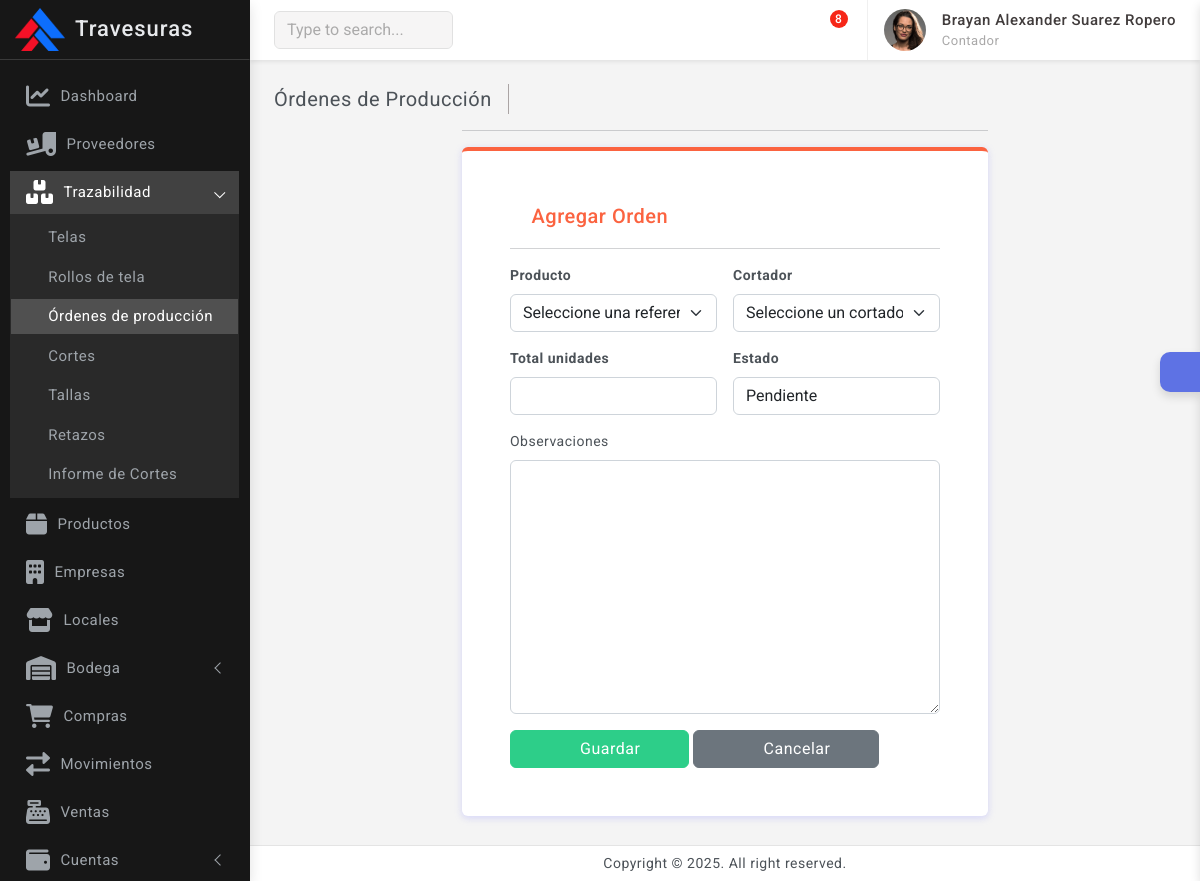
The app's page /trazabilidad/ordenes_produccion/agregar/ (signed in) with its own data.
### empresas/models.py (models this page shows, shortened)
class Empresa(models.Model):
    razon_social            = models.CharField(max_length=100)
    nit                     = models.CharField(max_length=20, unique=True)
    telefono                = models.CharField(max_length=20, unique=True)
    correo                  = models.EmailField(max_length=100, unique=True)
    logo                    = models.ImageField(upload_to='empresas', blank=False, null=False)

### usuarios/models.py (models this page shows)
class PerfilUsuario(models.Model):
    usuario                             = models.OneToOneField(Usuario, on_delete=models.CASCADE)
    nombre                              = models.CharField(max_length=50)
    apellido                            = models.CharField(max_length=50)
    documento                           = models.IntegerField(unique=True)
    telefono                            = models.IntegerField(unique=True)
    cargo                               = models.ForeignKey(Cargo, on_delete=models.CASCADE, related_name="Cargo")
    def __str__(self):
        return f"{self.nombre} {self.apellido}"
    def full_name(self):
        return f'{self.nombre} {self.apellido}'

class Cargo(models.Model):
    nombre  = models.CharField(max_length=50, unique=True)
    area    = models.ForeignKey(Area, on_delete=models.CASCADE, related_name="Area_relacionada")
    def __str__(self):
        return self.nombre

### trazabilidad/views.py (the view)
# urls.py: path('ordenes_produccion/agregar/', views.agregar_orden, name='agregar_orden'),
@login_required(login_url='login')
def agregar_orden(request):
    if request.method == 'POST':
        form = OrdenProduccionForm(request.POST)
        if form.is_valid():
            form.save()
            messages.success(request, "Orden de producción agregada correctamente.")
            return redirect('ordenes_produccion')
    else:
        form = OrdenProduccionForm()
    return render(request, 'trazabilidad/ordenes_produccion/form_orden.html', {'form': form, 'accion': 'Agregar'})

### trazabilidad/forms.py
class OrdenProduccionForm(forms.ModelForm):
    class Meta:
        model = OrdenProduccion
        fields = '__all__'
    def __init__(self, *args, **kwargs):
        super().__init__(*args, **kwargs)
        for field_name, field in self.fields.items():
            field.widget.attrs.update({'class': 'form-control'})
            if field.required:
                field.label = f"<strong>{field.label if field.label else field_name}</strong>"
        self.fields['producto'].label_from_instance = lambda obj: obj.referencia
        self.fields['producto'].empty_label = "Seleccione una referencia"
        self.fields['producto'].widget.attrs.update({'class': 'form-select'})
        self.fields['cortador'].empty_label = "Seleccione un cortador"
        self.fields['cortador'].widget.attrs.update({'class': 'form-select'})
        if 'observaciones' in self.fields:
            observaciones_field = self.fields.pop('observaciones')
            self.fields['observaciones'] = observaciones_field

### notificaciones/context_processors.py (called while the page is built)
def notificaciones_context(request):
    if request.user.is_authenticated:
        notificaciones = Notificacion.objects.filter(user=request.user, leida=False).order_by('-fecha_creacion')
    else:
        notificaciones = []
    return {'notificaciones': notificaciones}

### outfitcore/context_processors.py (called while the page is built)
def global_context(request):
    user = None
    perfil = None
    contrato = None
    empresas = None
    if request.user.is_authenticated:
        user = request.user
        perfil = PerfilUsuario.objects.filter(usuario=request.user).first()
        if perfil:
            contrato = Contrato.objects.filter(perfil=perfil).first()
    empresas = Empresa.objects.all
    empresa_id = request.session.get('empresa_id')
    empresa_activa = None
    if empresa_id:
        empresa_activa = Empresa.objects.filter(id=empresa_id).first()
    return {
        'perfil': perfil,
        'user': user,
        'contrato': contrato,
        'empresas': empresas,
        'empresa_id': empresa_id,
        'empresa_activa': empresa_activa,
    }

### templates/trazabilidad/ordenes_produccion/form_orden.html (shortened to what this page needs)
{% extends 'base.html' %}
{% block content %}
<div class="page-wrapper">
    <div class="page-content">
        <div class="page-breadcrumb d-none d-sm-flex align-items-center mb-3">
            <div class="breadcrumb-title pe-3">Órdenes de Producción</div>
            <div class="ps-3">
                <nav aria-label="breadcrumb">
                    <ol class="breadcrumb mb-0 p-0">
                        <li class="breadcrumb-item"><a href="{% url 'home' %}"><i class="bx bx-home-alt"></i></a></li>
                    </ol>
                </nav>
            </div>
        </div>
        <div class="col-xl-7 mx-auto">
            <hr />
            <div class="card border-top border-0 border-4 border-warning">
                <div class="card-body p-5">
                    <div class="card-title d-flex align-items-center">
                        <div><i class="bx bx-receipt me-1 font-22 text-warning"></i></div>
                        <h5 class="mb-0 text-warning">{{ accion }} Orden</h5>
                    </div>
                    <hr>
                    <form method="POST" class="row g-3 needs-validation" novalidate>
                        {% for field in form %}
                            {% if field.name == "observaciones" %}
                                <div class="col-12">
                            {% else %}
                                <div class="col-md-6">
                            {% endif %}
                                    <label for="{{ field.id_for_label }}" class="form-label">{{ field.label|safe }}</label>
                                    {{ field }}
                                </div>
                        {% endfor %}
                        <div class="col-12">
                            <button type="submit" class="btn btn-success px-5">
                                <i class="bx bx-save"></i> Guardar
                            </button>
                            <a href="{% url 'ordenes_produccion' %}" class="btn btn-secondary px-5">
                                <i class="bx bx-arrow-back"></i> Cancelar
                            </a>
                        </div>
                    </form>
                </div>
            </div>
        </div>
    </div>
</div>
{% endblock %}

### templates/includes/dashboard_sidebar.html (shortened to what this page needs)
{% load static %}
<div class="sidebar-wrapper" data-simplebar="true">
    <div class="sidebar-header">
        {% if empresa_activa %}
            <div>
                <img src="{{ empresa_activa.logo.url }}" class="logo-icon" alt="logo icon">
            </div>
            <div>
                <h4 class="logo-text">{{ empresa_activa.razon_social }}</h4>
            </div>
            <div class="toggle-icon ms-auto"><i class='bx bx-arrow-to-left'></i>
            </div>
        {% else %}
            <div>
                <h4 class="logo-text">Administrador</h4>
            </div>
            <div class="toggle-icon ms-auto"><i class='bx bx-arrow-to-left'></i>
            </div>
        {% endif %}
    </div>
    <ul class="metismenu" id="menu">
        <li>
            <a href="{% url 'home' %}">
                <div class="parent-icon"><i class='fas fa-chart-line'></i></div>
                <div class="menu-title">Dashboard</div>
            </a>
        </li>
        <li>
            <a href="{% url 'proveedores' %}">
                <div class="parent-icon"><i class="fas fa-truck-loading"></i>
                </div>
                <div class="menu-title">Proveedores</div>
            </a>
        </li>
        {% with request.path as path %}
        <li class="{% if '/trazabilidad/' in path %}mm-active{% endif %}">
            <a href="#" class="has-arrow" aria-expanded="{% if '/trazabilidad/' in path %}true{% else %}false{% endif %}">
                <div class="parent-icon"><i class='fas fa-boxes'></i></div>
                <div class="menu-title">Trazabilidad</div>
            </a>
            <ul class="{% if '/trazabilidad/' in path %}mm-collapse mm-show{% else %}mm-collapse{% endif %}">
                <li class="{% if '/trazabilidad/telas/' in path %}active mm-active{% endif %}">
                    <a href="{% url 'telas' %}"><i class="bx bx-right-arrow-alt"></i> Telas</a>
                </li>
                <li class="{% if '/trazabilidad/rollos/' in path %}active mm-active{% endif %}">
                    <a href="{% url 'rollos' %}"><i class="bx bx-right-arrow-alt"></i> Rollos de tela</a>
                </li>
                <li class="{% if '/trazabilidad/ordenes_produccion/' in path %}active mm-active{% endif %}">
                    <a href="{% url 'ordenes_produccion' %}"><i class="bx bx-right-arrow-alt"></i> Órdenes de producción</a>
                </li>
                <li class="{% if '/trazabilidad/cortes/' in path %}active mm-active{% endif %}">
                    <a href="{% url 'cortes' %}"><i class="bx bx-right-arrow-alt"></i> Cortes</a>
                </li>
                <li class="{% if '/trazabilidad/tallas_corte/' in path %}active mm-active{% endif %}">
                    <a href="{% url 'tallas' %}"><i class="bx bx-right-arrow-alt"></i> Tallas</a>
                </li>
                <li class="{% if '/trazabilidad/retazos_tela/' in path %}active mm-active{% endif %}">
                    <a href="{% url 'retazos' %}"><i class="bx bx-right-arrow-alt"></i> Retazos</a>
                </li>
                <li class="{% if '/trazabilidad/informe_cortes/' in path %}active mm-active{% endif %}">
                    <a href="{% url 'informe_cortes' %}"><i class="bx bx-right-arrow-alt"></i> Informe de Cortes</a>
                </li>
            </ul>
        </li>
        {% endwith %}
        {% with request.path as path %}
        <li class="{% if '/productos/' in path %}mm-active{% endif %}">
            <a href="{% url 'productos' %}">
                <div class="parent-icon"><i class='fas fa-box'></i>
                </div>
                <div class="menu-title">Productos</div>
            </a>
        </li>
        {% endwith %}
        {% with request.path as path %}
        <li class="{% if '/empresas/' in path %}mm-active{% endif %}">
            <a href="{% url 'empresas' %}">
                <div class="parent-icon"><i class='fas fa-building'></i>
                </div>
                <div class="menu-title">Empresas</div>
            </a>
        </li>
        {% endwith %}
        {% with request.path as path %}
        <li class="{% if '/locales/' in path %}mm-active{% endif %}">
            <a href="{% url 'locales' %}">
                <div class="parent-icon"><i class='fas fa-store'></i>
                </div>
                <div class="menu-title">Locales</div>
            </a>
        </li>
        {% endwith %}
        {% with request.path as path %}
        <li class="{% if '/bodega/' in path %}mm-active{% endif %}">
            <a href="#" class="has-arrow" aria-expanded="{% if '/bodega/' in path %}true{% else %}false{% endif %}">
                <div class="parent-icon"><i class='fas fa-warehouse'></i>
                </div>
                <div class="menu-title">Bodega</div>
            </a>
        </li>
        {% endwith %}
        <li>
            <a href="#">
                <div class="parent-icon"><i class="fas fa-shopping-cart"></i>
                </div>
                <div class="menu-title">Compras</div>
            </a>
        </li>
        <li>
            <a href="#">
                <div class="parent-icon"> <i class="fas fa-exchange-alt"></i>
                </div>
                <div class="menu-title">Movimientos</div>
            </a>
        </li>
        <li>
            <a href="{% url 'lista_ventas' %}">
                <div class="parent-icon"><i class='fas fa-cash-register'></i>
                </div>
                <div class="menu-title">Ventas</div>
            </a>
        </li>
        <li>
            <a href="#" class="has-arrow">
                <div class="parent-icon"><i class="fas fa-wallet"></i>
                </div>
                <div class="menu-title">Cuentas</div>
            </a>
        </li>
    </ul>
</div>

### templates/includes/navbar.html (shortened to what this page needs)
{% load static %}
<header>
    <div class="topbar d-flex align-items-center">
        <nav class="navbar navbar-expand">
            <div class="search-bar flex-grow-1">
                <div class="position-relative search-bar-box">
                    <input type="text" class="form-control search-control" placeholder="Type to search..."> <span class="position-absolute top-50 search-show translate-middle-y"><i class='bx bx-search'></i></span>
                </div>
            </div>
            <div class="top-menu ms-auto">
                <ul class="navbar-nav align-items-center">
                    <li class="nav-item dropdown dropdown-large">
                        <a class="nav-link dropdown-toggle dropdown-toggle-nocaret" href="#" role="button" data-bs-toggle="dropdown" aria-expanded="false">	<i class='bx bx-category'></i>
                        </a>
                    </li>
                    <li class="nav-item dropdown dropdown-large">
                        <a class="nav-link dropdown-toggle dropdown-toggle-nocaret position-relative" href="#" role="button" data-bs-toggle="dropdown" aria-expanded="false">
                            <i class='bx bx-bell'></i>
                        </a>
                    </li>
                    <li class="nav-item dropdown dropdown-large">
                        <a class="nav-link dropdown-toggle dropdown-toggle-nocaret position-relative" href="#" role="button" data-bs-toggle="dropdown" aria-expanded="false"> <span class="alert-count">8</span>
                            <i class='bx bx-comment'></i>
                        </a>
                    </li>
                </ul>
            </div>
            <div class="user-box dropdown">
                <a class="d-flex align-items-center nav-link dropdown-toggle dropdown-toggle-nocaret" href="#" role="button" data-bs-toggle="dropdown" aria-expanded="false">
                    <img src="{% static 'images/avatars/avatar-2.png' %}" class="user-img" alt="user avatar">
                    <div class="user-info ps-3">
                        <p class="user-name mb-0"> {{perfil.full_name}} </p>
                        <p class="designattion mb-0">{{perfil.cargo}}</p>
                    </div>
                </a>
            </div>
        </nav>
    </div>
</header>

### outfitcore/static/css/semi-dark.css (style rules this page uses)
html.semi-dark .sidebar-wrapper { background: #171717; border-right: 1px solid #e4e4e400 }
html.semi-dark .sidebar-wrapper .sidebar-header { background: #171717; border-right: 1px solid #e4e4e400; border-bottom: 1px solid rgb(255 255 255 / 15%) }
html.semi-dark .sidebar-wrapper .sidebar-header .logo-text { color: #e7e9ec }
html.semi-dark .sidebar-wrapper .sidebar-header .toggle-icon { color: #e7e9ec }
html.semi-dark .sidebar-wrapper .metismenu a { color: #9ea4aa }
html.semi-dark .sidebar-wrapper .metismenu .mm-active>a, html.semi-dark .sidebar-wrapper .metismenu a:active, html.semi-dark .sidebar-wrapper .metismenu a:focus, html.semi-dark .sidebar-wrapper .metismenu a:hover { color: #fff; text-decoration: none; background: rgb(255 255 255 / 18%) }
html.semi-dark .sidebar-wrapper .metismenu ul { border: 1px solid #ffffff00; background: rgb(255 255 255 / 8%) }

### records on screen
Empresa: logo (picture), razon_social "Travesuras"
PerfilUsuario: full_name "Brayan Alexander Suarez Ropero", cargo "Contador"

### other values on screen
{{ accion }} "Agregar"
{{ field.label|safe }} "Producto" "Cortador" "Total unidades" "Estado" "Observaciones"
